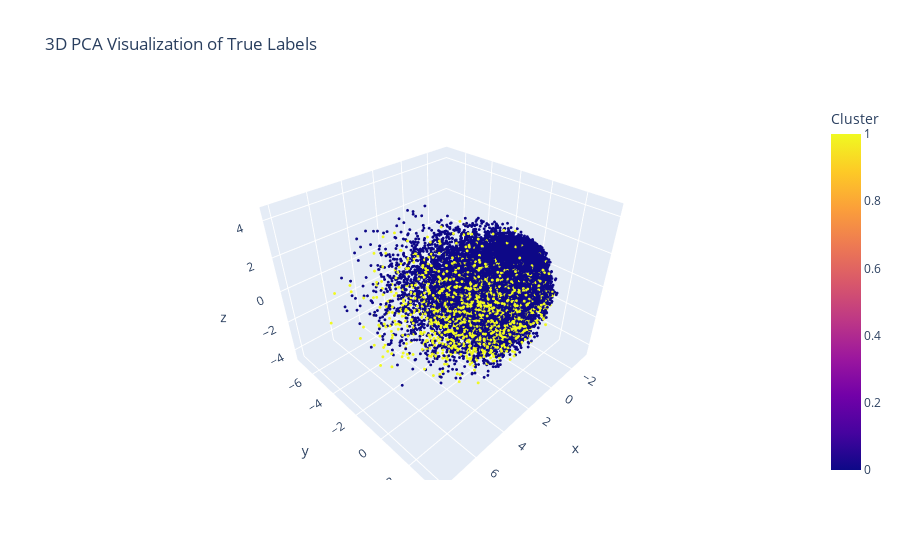

Source (notebook cell):
### Code cell
# 3D visualization by plotly
import plotly.express as px
from sklearn.decomposition import PCA
pca = PCA(n_components=3)
X_pca_3d = pca.fit_transform(X_sample)

fig = px.scatter_3d(
    x=X_pca_3d[:, 0], y=X_pca_3d[:, 1], z=X_pca_3d[:, 2],
    color=y_sample, labels={'color': 'Cluster'},
    title='3D PCA Visualization of True Labels'
)
fig.update_traces(marker=dict(size=1))
fig.show()

### Figure 1 — Plotly figure (JSON) as saved in the notebook; plotly's stock layout.template omitted (floating-point values rounded to 4 significant figures; data arrays with more than 128 entries replaced by an {"elided": "..."} marker saying what was removed)
{"data": [{"hovertemplate": "x=%{x}<br>y=%{y}<br>z=%{z}<br>Cluster=%{marker.color}<extra></extra>", "legendgroup": "", "marker": {"color": {"elided": "25368 int values"}, "coloraxis": "coloraxis", "size": 1, "symbol": "circle"}, "mode": "markers", "name": "", "scene": "scene", "showlegend": false, "type": "scatter3d", "x": {"elided": "25368 float values"}, "y": {"elided": "25368 float values"}, "z": {"elided": "25368 float values"}}], "layout": {"coloraxis": {"colorbar": {"title": {"text": "Cluster"}}, "colorscale": [[0, "#0d0887"], [0.1111, "#46039f"], [0.2222, "#7201a8"], [0.3333, "#9c179e"], [0.4444, "#bd3786"], [0.5556, "#d8576b"], [0.6667, "#ed7953"], [0.7778, "#fb9f3a"], [0.8889, "#fdca26"], [1, "#f0f921"]]}, "legend": {"tracegroupgap": 0}, "scene": {"domain": {"x": [0, 1], "y": [0, 1]}, "xaxis": {"title": {"text": "x"}}, "yaxis": {"title": {"text": "y"}}, "zaxis": {"title": {"text": "z"}}}, "title": {"text": "3D PCA Visualization of True Labels"}}}
